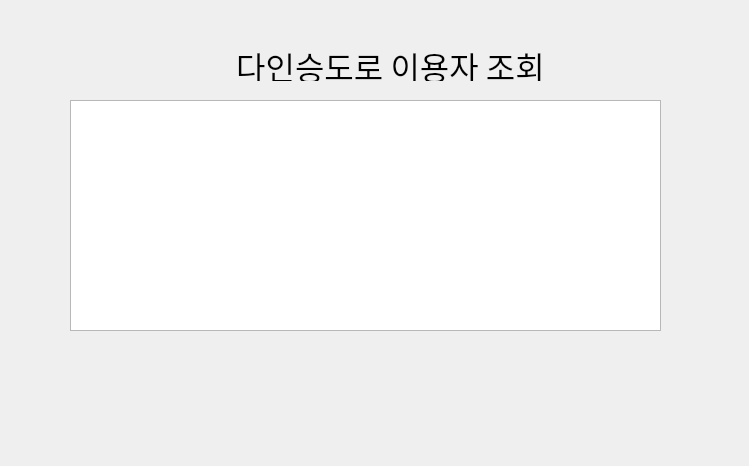
<?xml version="1.0" encoding="UTF-8"?>
<ui version="4.0">
 <class>Dialog</class>
 <widget class="QDialog" name="Dialog">
  <property name="geometry">
   <rect>
    <x>0</x>
    <y>0</y>
    <width>749</width>
    <height>466</height>
   </rect>
  </property>
  <property name="windowTitle">
   <string>Dialog</string>
  </property>
  <widget class="QLabel" name="label">
   <property name="geometry">
    <rect>
     <x>220</x>
     <y>50</y>
     <width>341</width>
     <height>31</height>
    </rect>
   </property>
   <property name="font">
    <font>
     <family>한컴 고딕</family>
     <pointsize>24</pointsize>
    </font>
   </property>
   <property name="text">
    <string>다인승도로 이용자 조회</string>
   </property>
   <property name="alignment">
    <set>Qt::AlignCenter</set>
   </property>
  </widget>
  <widget class="QTableWidget" name="tableWidget">
   <property name="geometry">
    <rect>
     <x>70</x>
     <y>100</y>
     <width>591</width>
     <height>231</height>
    </rect>
   </property>
  </widget>
 </widget>
 <resources/>
 <connections/>
</ui>
